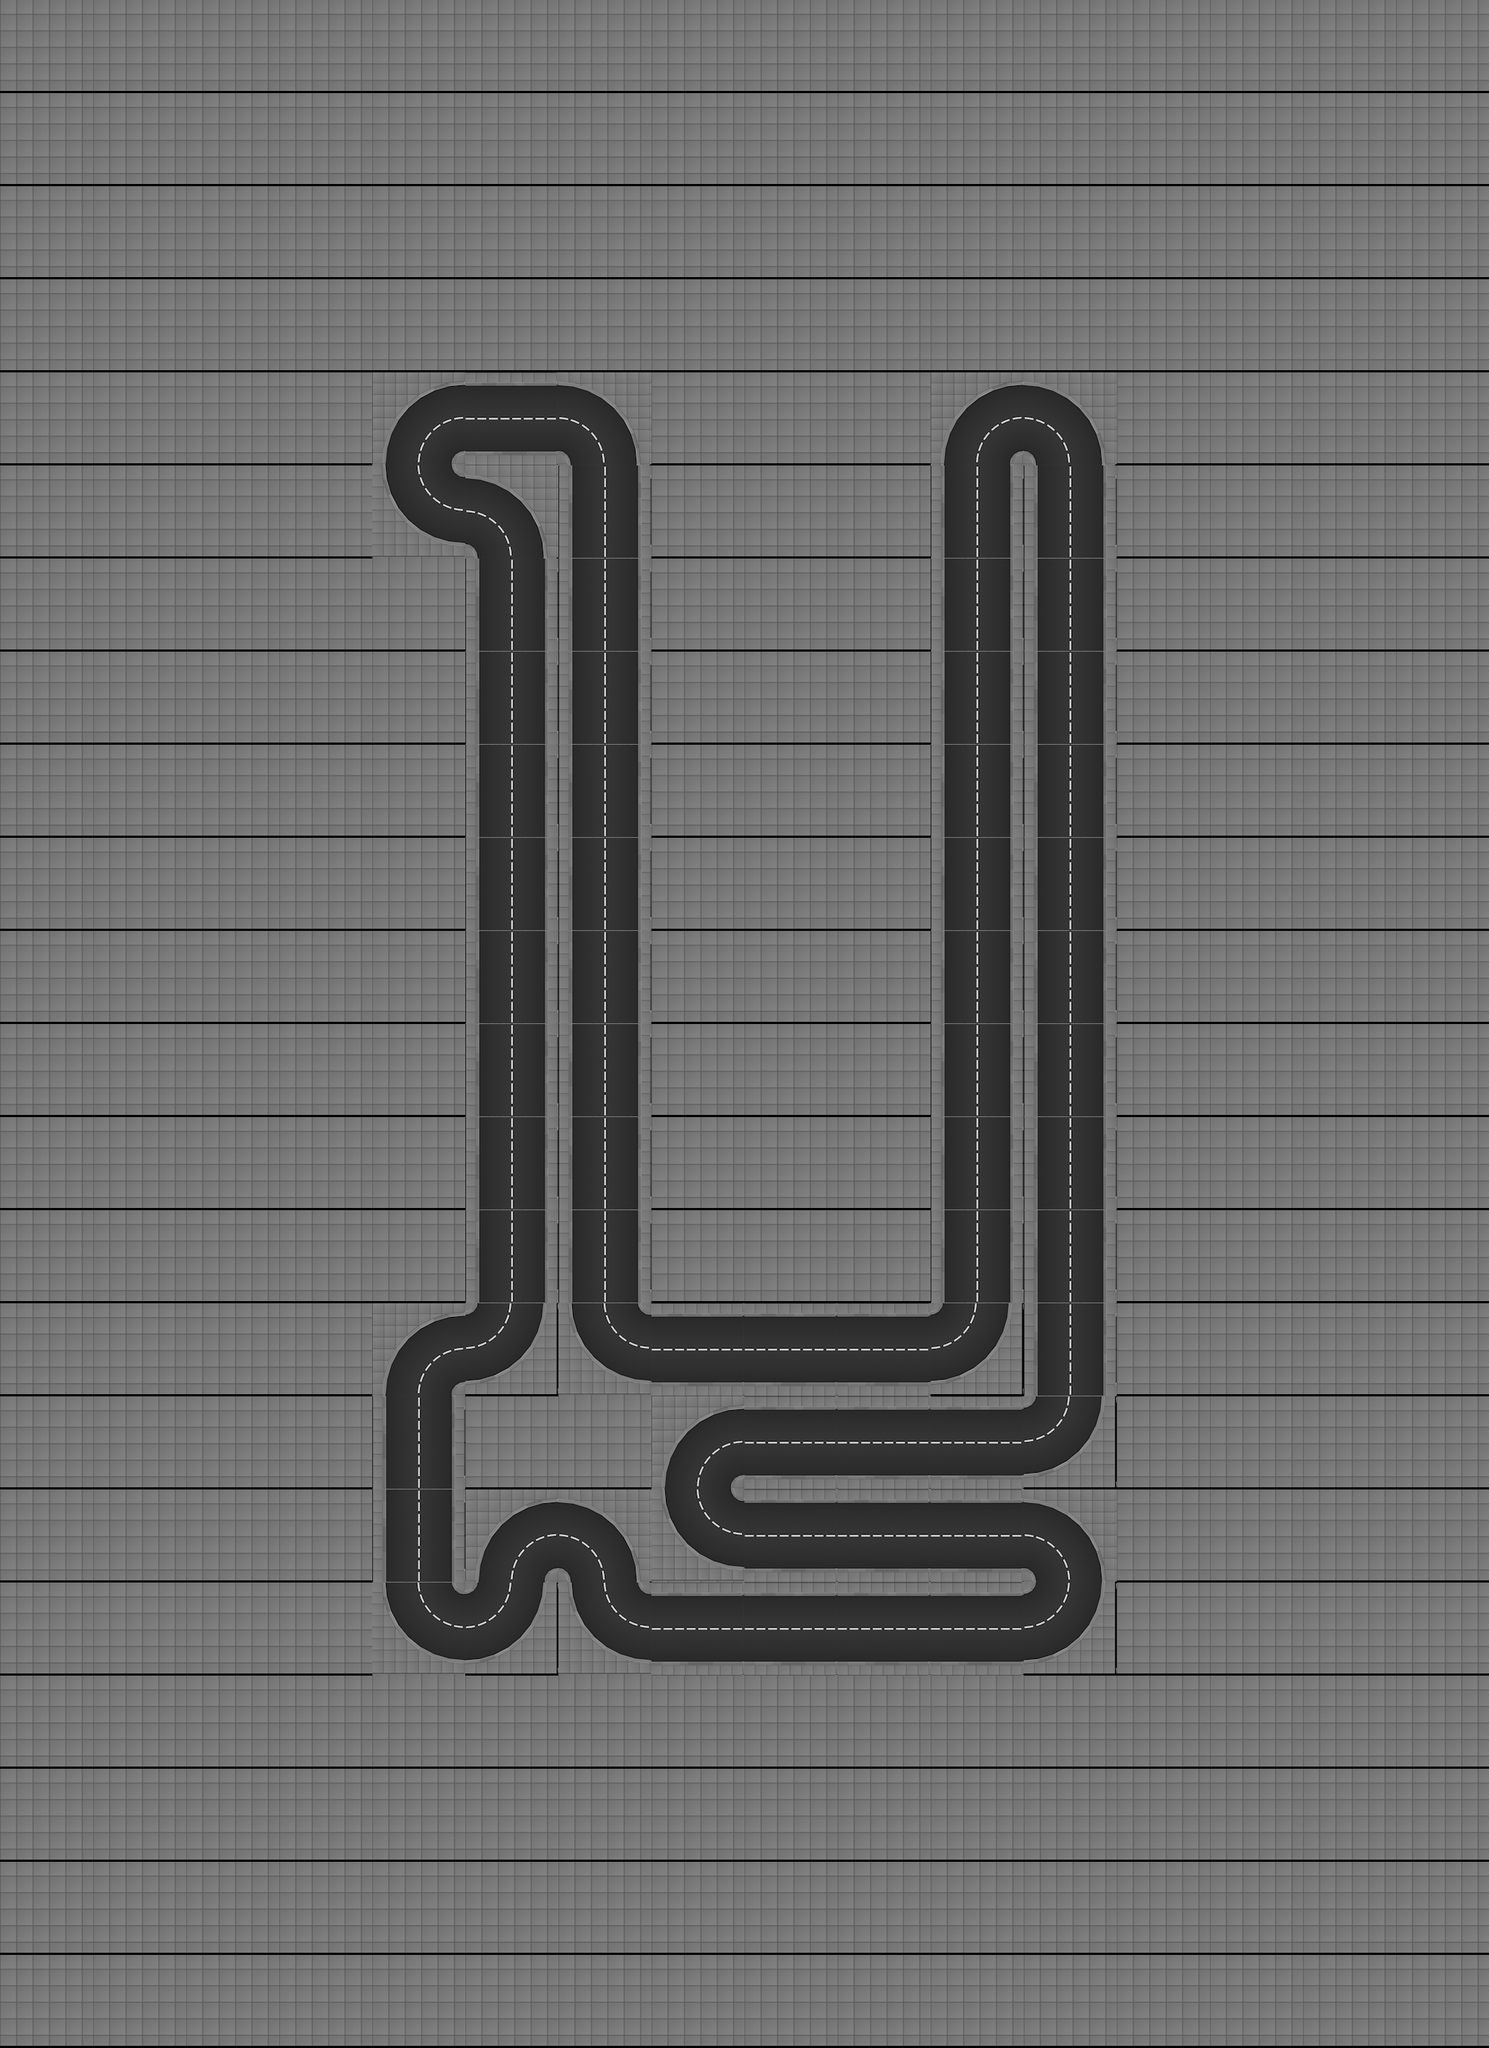

The image is a tile-based game level rendered from a .tmx file. Its description and source (layers, tilesets, objects; grid data summarised) follow:
An orthogonal 16x22 tile map with 128x128 px tiles, 1 tile layer (track), 2 tilesets and 397 objects (26x office_06_ground_floor, 26x office_06_floor, 24x office_05_ground_floor, 24x office_05_floor, 22x office_07_ground_floor, ...).

<map height="22" infinite="0" nextlayerid="1" nextobjectid="1" orientation="orthogonal" renderorder="right-down" tiledversion="1.2.2" tileheight="128" tilewidth="128" version="1.2" width="16"><tileset firstgid="1" source="../../gbResources/set_tiles.tsx" /><tileset firstgid="134" source="../../gbResources/set_objects.tsx" /><layer height="22" id="1" name="track" width="16"><data>[352 cells, 352 non-empty, 7 distinct tile ids]</data></layer><objectgroup id="1" name="walls"><object id="1" x="512" y="640"><polyline points="16,0 32,-64 64,-96 128,-112" /></object><object id="2" x="512" y="640"><polyline points="112,0 114,-8 120,-14 128,-16" /></object><object id="3" x="512" y="768"><polyline points="16,-128 32,-64 64,-32 128,-16" /></object><object id="4" x="512" y="768"><polyline points="112,-128 114,-120 120,-114 128,-112" /></object><object id="5" x="512" y="1920"><polyline points="16,0 32,-64 64,-96 128,-112" /></object><object id="6" x="512" y="1920"><polyline points="112,0 114,-8 120,-14 128,-16" /></object><object id="7" x="512" y="1984.0"><polyline points="16,-64 16,64" /></object><object id="8" x="512" y="1984.0"><polyline points="112,-64 112,64" /></object><object id="9" x="512" y="2112.0"><polyline points="16,-64 16,64" /></object><object id="10" x="512" y="2112.0"><polyline points="112,-64 112,64" /></object><object id="11" x="512" y="2304"><polyline points="16,-128 32,-64 64,-32 128,-16" /></object><object id="12" x="512" y="2304"><polyline points="112,-128 114,-120 120,-114 128,-112" /></object><object id="13" x="640" y="592.0"><polyline points="0,-64 128,-64" /></object><object id="14" x="640" y="560.0"><polyline points="0,64 128,64" /></object><object id="15" x="640" y="768"><polyline points="0,-112 64,-96 96,-64 112,0" /></object><object id="16" x="640" y="768"><polyline points="0,-16 8,-14 14,-8 16,0" /></object><object id="17" x="640" y="832.0"><polyline points="16,-64 16,64" /></object><object id="18" x="640" y="832.0"><polyline points="112,-64 112,64" /></object><object id="19" x="640" y="960.0"><polyline points="16,-64 16,64" /></object><object id="20" x="640" y="960.0"><polyline points="112,-64 112,64" /></object><object id="21" x="640" y="1088.0"><polyline points="16,-64 16,64" /></object><object id="22" x="640" y="1088.0"><polyline points="112,-64 112,64" /></object><object id="23" x="640" y="1216.0"><polyline points="16,-64 16,64" /></object><object id="24" x="640" y="1216.0"><polyline points="112,-64 112,64" /></object><object id="25" x="640" y="1344.0"><polyline points="16,-64 16,64" /></object><object id="26" x="640" y="1344.0"><polyline points="112,-64 112,64" /></object><object id="27" x="640" y="1472.0"><polyline points="16,-64 16,64" /></object><object id="28" x="640" y="1472.0"><polyline points="112,-64 112,64" /></object><object id="29" x="640" y="1600.0"><polyline points="16,-64 16,64" /></object><object id="30" x="640" y="1600.0"><polyline points="112,-64 112,64" /></object><object id="31" x="640" y="1728.0"><polyline points="16,-64 16,64" /></object><object id="32" x="640" y="1728.0"><polyline points="112,-64 112,64" /></object><object id="33" x="640" y="1920"><polyline points="112,-128 96,-64 64,-32 0,-16" /></object><object id="34" x="640" y="1920"><polyline points="16,-128 14,-120 8,-114 0,-112" /></object><object id="35" x="640" y="2176"><polyline points="16,0 32,-64 64,-96 128,-112" /></object><object id="36" x="640" y="2176"><polyline points="112,0 114,-8 120,-14 128,-16" /></object><object id="37" x="640" y="2304"><polyline points="112,-128 96,-64 64,-32 0,-16" /></object><object id="38" x="640" y="2304"><polyline points="16,-128 14,-120 8,-114 0,-112" /></object><object id="39" x="768" y="640"><polyline points="0,-112 64,-96 96,-64 112,0" /></object><object id="40" x="768" y="640"><polyline points="0,-16 8,-14 14,-8 16,0" /></object><object id="41" x="768" y="704.0"><polyline points="16,-64 16,64" /></object><object id="42" x="768" y="704.0"><polyline points="112,-64 112,64" /></object><object id="43" x="768" y="832.0"><polyline points="16,-64 16,64" /></object><object id="44" x="768" y="832.0"><polyline points="112,-64 112,64" /></object><object id="45" x="768" y="960.0"><polyline points="16,-64 16,64" /></object><object id="46" x="768" y="960.0"><polyline points="112,-64 112,64" /></object><object id="47" x="768" y="1088.0"><polyline points="16,-64 16,64" /></object><object id="48" x="768" y="1088.0"><polyline points="112,-64 112,64" /></object><object id="49" x="768" y="1216.0"><polyline points="16,-64 16,64" /></object><object id="50" x="768" y="1216.0"><polyline points="112,-64 112,64" /></object><object id="51" x="768" y="1344.0"><polyline points="16,-64 16,64" /></object><object id="52" x="768" y="1344.0"><polyline points="112,-64 112,64" /></object><object id="53" x="768" y="1472.0"><polyline points="16,-64 16,64" /></object><object id="54" x="768" y="1472.0"><polyline points="112,-64 112,64" /></object><object id="55" x="768" y="1600.0"><polyline points="16,-64 16,64" /></object><object id="56" x="768" y="1600.0"><polyline points="112,-64 112,64" /></object><object id="57" x="768" y="1728.0"><polyline points="16,-64 16,64" /></object><object id="58" x="768" y="1728.0"><polyline points="112,-64 112,64" /></object><object id="59" x="768" y="1920"><polyline points="16,-128 32,-64 64,-32 128,-16" /></object><object id="60" x="768" y="1920"><polyline points="112,-128 114,-120 120,-114 128,-112" /></object><object id="61" x="768" y="2176"><polyline points="0,-112 64,-96 96,-64 112,0" /></object><object id="62" x="768" y="2176"><polyline points="0,-16 8,-14 14,-8 16,0" /></object><object id="63" x="768" y="2304"><polyline points="16,-128 32,-64 64,-32 128,-16" /></object><object id="64" x="768" y="2304"><polyline points="112,-128 114,-120 120,-114 128,-112" /></object><object id="65" x="896" y="1872.0"><polyline points="0,-64 128,-64" /></object><object id="66" x="896" y="1840.0"><polyline points="0,64 128,64" /></object><object id="67" x="896" y="2048"><polyline points="16,0 32,-64 64,-96 128,-112" /></object><object id="68" x="896" y="2048"><polyline points="112,0 114,-8 120,-14 128,-16" /></object><object id="69" x="896" y="2176"><polyline points="16,-128 32,-64 64,-32 128,-16" /></object><object id="70" x="896" y="2176"><polyline points="112,-128 114,-120 120,-114 128,-112" /></object><object id="71" x="896" y="2256.0"><polyline points="0,-64 128,-64" /></object><object id="72" x="896" y="2224.0"><polyline points="0,64 128,64" /></object><object id="73" x="1024" y="1872.0"><polyline points="0,-64 128,-64" /></object><object id="74" x="1024" y="1840.0"><polyline points="0,64 128,64" /></object><object id="75" x="1024" y="2000.0"><polyline points="0,-64 128,-64" /></object><object id="76" x="1024" y="1968.0"><polyline points="0,64 128,64" /></object><object id="77" x="1024" y="2128.0"><polyline points="0,-64 128,-64" /></object><object id="78" x="1024" y="2096.0"><polyline points="0,64 128,64" /></object><object id="79" x="1024" y="2256.0"><polyline points="0,-64 128,-64" /></object><object id="80" x="1024" y="2224.0"><polyline points="0,64 128,64" /></object><object id="81" x="1152" y="1872.0"><polyline points="0,-64 128,-64" /></object><object id="82" x="1152" y="1840.0"><polyline points="0,64 128,64" /></object><object id="83" x="1152" y="2000.0"><polyline points="0,-64 128,-64" /></object></objectgroup><objectgroup id="2" name="route"><!-- 1 objects omitted --></objectgroup><objectgroup id="3" name="lights"><!-- 72 objects omitted --></objectgroup><objectgroup id="4" name="slow_motion_triggers"><!-- 20 objects omitted --></objectgroup><objectgroup id="5" name="speed_up_triggers"><!-- 12 objects omitted --></objectgroup><objectgroup id="6" name="buildings"><!-- 144 objects omitted --></objectgroup><objectgroup id="7" name="spawners"><!-- 4 objects omitted --></objectgroup></map>
<!-- 314 of 397 objects omitted -->
